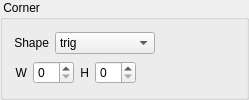
        <widget class="QGroupBox" name="groupbox_fc_corner">
         <property name="title">
          <string> Corner </string>
         </property>
         <layout class="QHBoxLayout" name="horizontalLayout_15">
          <item>
           <layout class="QVBoxLayout" name="verticalLayout_2">
            <item>
             <layout class="QHBoxLayout" name="horizontalLayout_16">
              <item>
               <widget class="QLabel" name="label_fc_corner_shape">
                <property name="text">
                 <string>Shape</string>
                </property>
                <property name="alignment">
                 <set>Qt::AlignRight|Qt::AlignTrailing|Qt::AlignVCenter</set>
                </property>
                <property name="buddy">
                 <cstring>combobox_arg_corner_shape</cstring>
                </property>
               </widget>
              </item>
              <item>
               <widget class="QComboBox" name="combobox_fc_corner_shape">
                <property name="minimumSize">
                 <size>
                  <width>100</width>
                  <height>0</height>
                 </size>
                </property>
                <item>
                 <property name="text">
                  <string>trig</string>
                 </property>
                </item>
                <item>
                 <property name="text">
                  <string>arc</string>
                 </property>
                </item>
                <item>
                 <property name="text">
                  <string>rect</string>
                 </property>
                </item>
               </widget>
              </item>
              <item>
               <spacer name="horizontalSpacer_13">
                <property name="orientation">
                 <enum>Qt::Horizontal</enum>
                </property>
                <property name="sizeHint" stdset="0">
                 <size>
                  <width>40</width>
                  <height>20</height>
                 </size>
                </property>
               </spacer>
              </item>
             </layout>
            </item>
            <item>
             <layout class="QHBoxLayout" name="horizontalLayout_17">
              <item>
               <widget class="QLabel" name="label_fc_corner_width">
                <property name="text">
                 <string>W</string>
                </property>
                <property name="alignment">
                 <set>Qt::AlignRight|Qt::AlignTrailing|Qt::AlignVCenter</set>
                </property>
                <property name="buddy">
                 <cstring>spinbox_arg_corner_width</cstring>
                </property>
               </widget>
              </item>
              <item>
               <widget class="QSpinBox" name="spinbox_fc_corner_width">
                <property name="maximumSize">
                 <size>
                  <width>50</width>
                  <height>16777215</height>
                 </size>
                </property>
                <property name="maximum">
                 <number>50</number>
                </property>
               </widget>
              </item>
              <item>
               <widget class="QLabel" name="label_fc_corner_height">
                <property name="text">
                 <string>H</string>
                </property>
                <property name="alignment">
                 <set>Qt::AlignRight|Qt::AlignTrailing|Qt::AlignVCenter</set>
                </property>
                <property name="buddy">
                 <cstring>spinbox_arg_corner_height</cstring>
                </property>
               </widget>
              </item>
              <item>
               <widget class="QSpinBox" name="spinbox_fc_corner_height">
                <property name="maximumSize">
                 <size>
                  <width>50</width>
                  <height>16777215</height>
                 </size>
                </property>
                <property name="maximum">
                 <number>50</number>
                </property>
               </widget>
              </item>
              <item>
               <spacer name="horizontalSpacer_14">
                <property name="orientation">
                 <enum>Qt::Horizontal</enum>
                </property>
                <property name="sizeHint" stdset="0">
                 <size>
                  <width>40</width>
                  <height>20</height>
                 </size>
                </property>
               </spacer>
              </item>
             </layout>
            </item>
           </layout>
          </item>
          <item>
           <spacer name="horizontalSpacer_15">
            <property name="orientation">
             <enum>Qt::Horizontal</enum>
            </property>
            <property name="sizeHint" stdset="0">
             <size>
              <width>40</width>
              <height>20</height>
             </size>
            </property>
           </spacer>
          </item>
         </layout>
        </widget>
